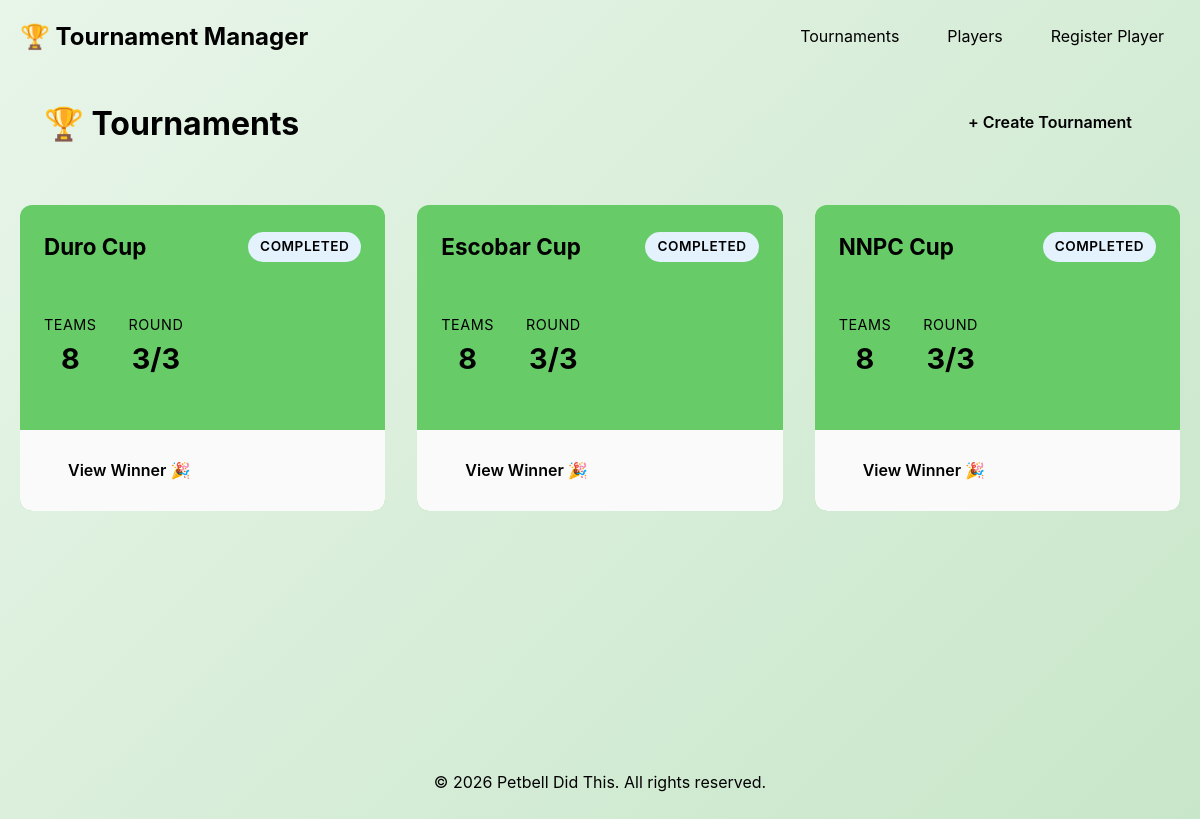
Before: / with the older database file.
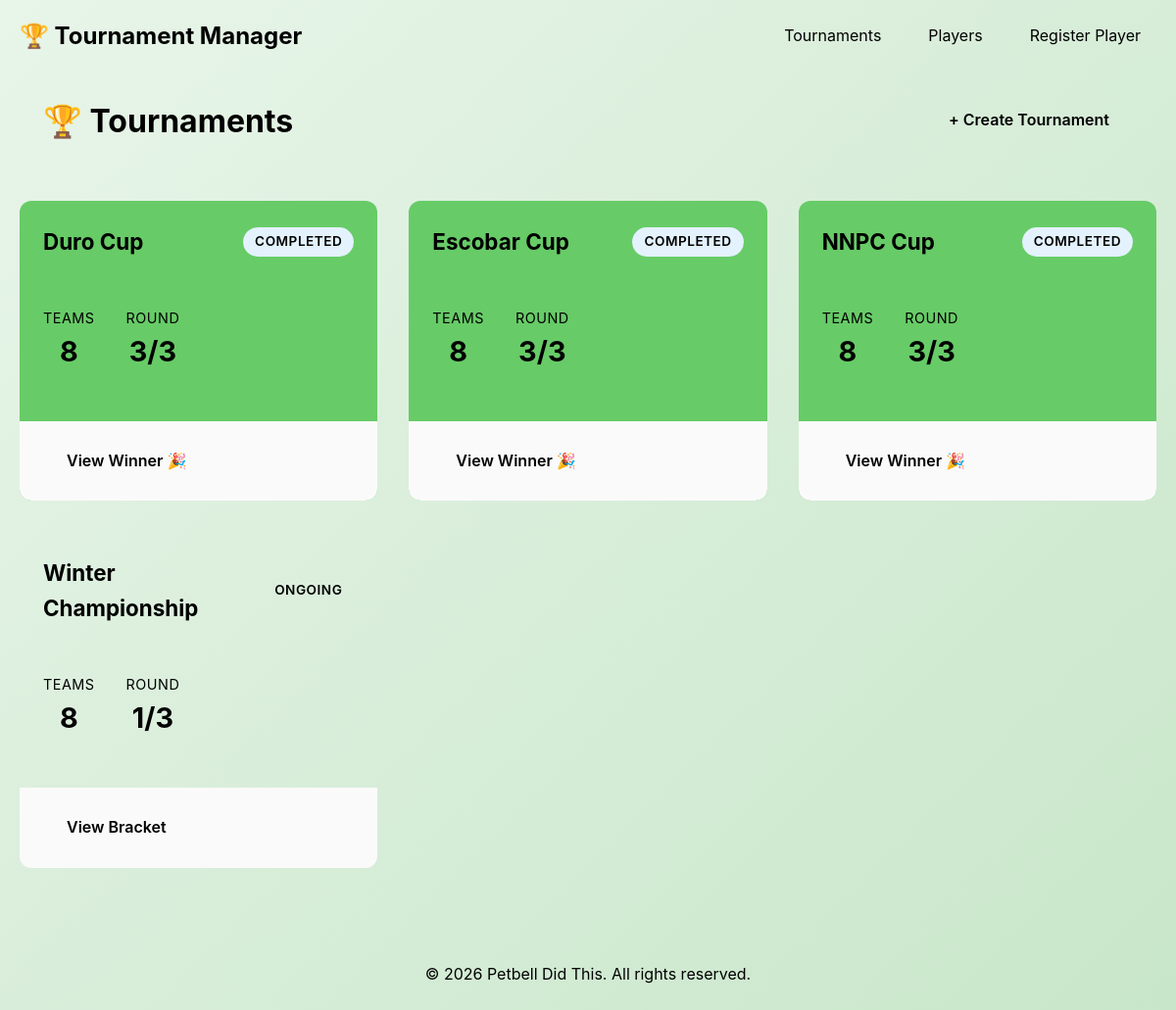
After: the same page with the newer database file.
### models.py (models this page shows)
class Tournament (SQLModel, table=True):
    tournament_id: int = Field(default=None, primary_key=True)
    name: str
    status: str
    number_of_teams: int
    current_round: int
    total_rounds: int
    winner_id: int | None = None

### game.py (the view)
@app.get("/", response_class=HTMLResponse)
async def home(request: Request, session: sessionDep):
    tournaments = session.exec(select(Tournament)).all()
    return templates.TemplateResponse(
        "index.html",
        {"request": request, "tournaments": tournaments}
    )

### templates/index.html (shortened to what this page needs)
{% extends "base.html" %}
{% block content %}
<div class="page-header">
    <h1>🏆 Tournaments</h1>
    <a href="/tournaments/create" class="btn btn-primary">+ Create Tournament</a>
</div>
{% if tournaments %}
    <div class="tournament-grid">
        {% for tournament in tournaments %}
        <div class="tournament-card {% if tournament.status == 'completed' %}completed{% endif %}">
            <div class="card-header">
                <h2>{{ tournament.name }}</h2>
                <span class="badge badge-{{ tournament.status }}">{{ tournament.status }}</span>
            </div>
            <div class="card-body">
                <div class="stat-row">
                    <div class="stat">
                        <span class="stat-label">Teams</span>
                        <span class="stat-value">{{ tournament.number_of_teams }}</span>
                    </div>
                    <div class="stat">
                        <span class="stat-label">Round</span>
                        <span class="stat-value">{{ tournament.current_round }}/{{ tournament.total_rounds }}</span>
                    </div>
                </div>
                <div class="progress-bar">
                    <div class="progress-fill" style="width: {{ (tournament.current_round / tournament.total_rounds * 100) }}%"></div>
                </div>
            </div>
            <div class="card-footer">
                {% if tournament.status == "completed" %}
                    <a href="/tournaments/{{ tournament.tournament_id }}/winner" class="btn btn-success">View Winner 🎉</a>
                {% else %}
                    <a href="/tournaments/{{ tournament.tournament_id }}" class="btn btn-outline">View Bracket</a>
                {% endif %}
            </div>
        </div>
        {% endfor %}
    </div>
{% endif %}
{% endblock %}

### templates/base.html (shortened to what this page needs)
<!DOCTYPE html>
<html lang="en">
<head>
    <link rel="stylesheet" href="/static/style.css">
</head>
<body>
    <nav>
        <div class="container">
            <a href="/" class="logo">🏆 Tournament Manager</a>
            <div class="nav-links">
                <a href="/">Tournaments</a>
                <a href="/players">Players</a>
                <a href="/players/create">Register Player</a>
            </div>
        </div>
    </nav>
    <main class="container">
        {% block content %}{% endblock %}
    </main>
    <footer>
        <div class="container">
            <p>&copy; 2026 Petbell Did This. All rights reserved.</p>
        </div>
    </footer>
</body>
</html>

### static/style.css (style rules this page uses)
* { margin: 0; padding: 0; box-sizing: border-box; }
body { font-family: -apple-system, BlinkMacSystemFont, 'Segoe UI', Roboto, Oxygen, Ubuntu, Cantarell, sans-serif; line-height: 1.6; color: var(--text-dark); background: linear-gradient(135deg, #e8f5e9 0%, #c8e6c9 100%); min-height: 100vh; }
.container { max-width: 1400px; margin: 0 auto; padding: 0 20px; }
nav { background: linear-gradient(135deg, var(--dark-green) 0%, var(--dark-bg) 100%); color: var(--white); padding: 1rem 0; box-shadow: var(--shadow-md); position: sticky; top: 0; z-index: 100; }
nav .container { display: flex; justify-content: space-between; align-items: center; }
.logo { font-size: 1.5rem; font-weight: bold; color: var(--white); text-decoration: none; transition: transform 0.2s; }
.nav-links { display: flex; gap: 1rem; }
.nav-links a { color: var(--white); text-decoration: none; padding: 0.5rem 1rem; border-radius: 6px; transition: all 0.3s; }
main { padding: 2rem 0; min-height: calc(100vh - 200px); }
.page-header { display: flex; justify-content: space-between; align-items: center; margin-bottom: 2rem; padding: 1.5rem; background: var(--white); border-radius: 12px; box-shadow: var(--shadow-sm); }
.page-header h1 { color: var(--primary-green); font-size: 2rem; margin: 0; }
.btn { display: inline-block; padding: 0.75rem 1.5rem; border-radius: 8px; text-decoration: none; border: none; cursor: pointer; font-size: 1rem; font-weight: 600; transition: all 0.3s; text-align: center; }
.btn-primary { background: linear-gradient(135deg, var(--primary-green) 0%, var(--dark-green) 100%); color: var(--white); box-shadow: var(--shadow-sm); }
.btn-outline { background: transparent; border: 2px solid var(--primary-green); color: var(--primary-green); }
.btn-success { background: var(--success); color: var(--white); }
.tournament-grid { display: grid; grid-template-columns: repeat(auto-fill, minmax(350px, 1fr)); gap: 2rem; }
.tournament-card { background: var(--white); border-radius: 12px; overflow: hidden; box-shadow: var(--shadow-sm); transition: all 0.3s; border-top: 4px solid var(--primary-green); }
.tournament-card.completed { border-top-color: var(--info); background-color: rgb(103, 203, 103); }
.card-header { padding: 1.5rem; background: linear-gradient(135deg, var(--pale-green) 0%, #f1f8f4 100%); display: flex; justify-content: space-between; align-items: center; }
.card-header h2 { margin: 0; color: var(--dark-green); font-size: 1.4rem; }
.card-body { padding: 1.5rem; }
.stat-row { display: flex; gap: 2rem; margin-bottom: 1rem; }
.stat { display: flex; flex-direction: column; align-items: center; }
.stat-label { color: var(--text-light); font-size: 0.9rem; text-transform: uppercase; letter-spacing: 0.5px; }
.stat-value { font-size: 1.8rem; font-weight: bold; color: var(--primary-green); }
.progress-bar { height: 8px; background: var(--light-gray); border-radius: 4px; overflow: hidden; }
.progress-fill { height: 100%; background: linear-gradient(90deg, var(--primary-green) 0%, var(--light-green) 100%); transition: width 0.5s ease; }
.card-footer { padding: 1rem 1.5rem; background: #fafafa; border-top: 1px solid var(--light-gray); }
.badge { padding: 0.25rem 0.75rem; border-radius: 20px; font-size: 0.85rem; font-weight: 600; text-transform: uppercase; letter-spacing: 0.5px; }
.badge-ongoing { background: var(--pale-green); color: var(--dark-green); }
.badge-completed { background: #e3f2fd; color: var(--info); }
.stat-label { font-size: 0.9rem; color: var(--text-light); text-transform: uppercase; }
footer { background: var(--dark-bg); color: var(--white); padding: 2rem 0; margin-top: 4rem; text-align: center; }

Changed rows visible on the page:
added Tournament: name "Winter Championship", status "ONGOING", number_of_teams "8", current_round "1", total_rounds "3"
